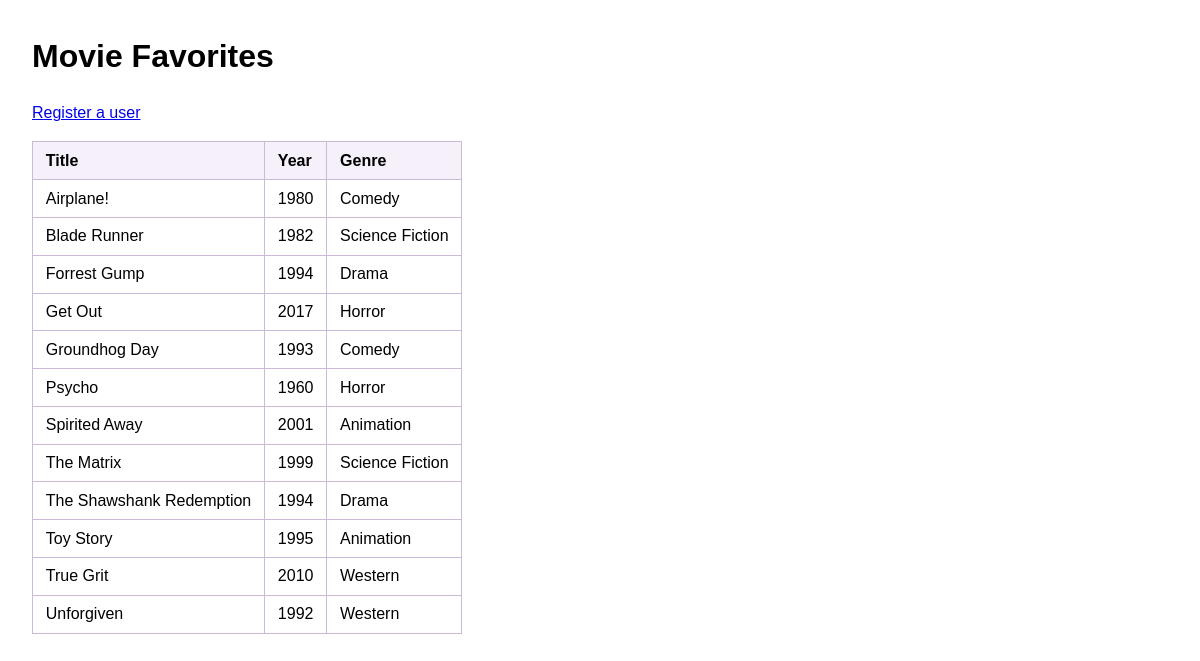
The app's page /movies.php with its own data.
### tables this page shows
CREATE TABLE movies (
    movie_id     INT UNSIGNED NOT NULL AUTO_INCREMENT PRIMARY KEY,
    title        VARCHAR(100) NOT NULL,
    release_year SMALLINT UNSIGNED NOT NULL,
    genre_id     INT UNSIGNED NOT NULL,
    FOREIGN KEY (genre_id) REFERENCES genres (genre_id)
);

CREATE TABLE genres (
    genre_id   INT UNSIGNED NOT NULL AUTO_INCREMENT PRIMARY KEY,
    genre_name VARCHAR(50) NOT NULL
);

### includes/db-functions.php (called while the page is built, shortened)
<?php
function getMoviesWithGenres(PDO $db): array
{
    $sql = 'SELECT movies.title, movies.release_year, genres.genre_name
            FROM movies
            INNER JOIN genres ON movies.genre_id = genres.genre_id
            ORDER BY movies.title';
    return $db->query($sql)->fetchAll();
}

### movies.php (the view, shortened to what this page needs)
<?php
require __DIR__ . '/includes/database.php';
require __DIR__ . '/includes/db-functions.php';
$movies = getMoviesWithGenres($db);
?>
<!DOCTYPE html>
<html lang="en">
<head>
    <link rel="stylesheet" href="styles.css">
</head>
<body>
    <h1>Movie Favorites</h1>
    <p><a href="index.php">Register a user</a></p>
    <table>
        <tr><th>Title</th><th>Year</th><th>Genre</th></tr>
        <?php foreach ($movies as $movie): ?>
            <tr>
                <td><?= htmlspecialchars($movie['title']) ?></td>
                <td><?= htmlspecialchars($movie['release_year']) ?></td>
                <td><?= htmlspecialchars($movie['genre_name']) ?></td>
            </tr>
        <?php endforeach; ?>
    </table>
</body>
</html>

### styles.css (style rules this page uses)
body { font-family:Arial,sans-serif;margin:2rem;line-height:1.5 }
table { border-collapse:collapse;margin:.5rem 0 1.5rem }
th,td { border:1px solid #c9bbd6;padding:.4rem .8rem;text-align:left }
th { background:#f5f0fa }

### records on screen
movies: title "Airplane!", release_year "1980", genre.genre_name "Comedy"
movies: title "Blade Runner", release_year "1982", genre.genre_name "Science Fiction"
movies: title "Forrest Gump", release_year "1994", genre.genre_name "Drama"
movies: title "Get Out", release_year "2017", genre.genre_name "Horror"
movies: title "Groundhog Day", release_year "1993", genre.genre_name "Comedy"
movies: title "Psycho", release_year "1960", genre.genre_name "Horror"
movies: title "Spirited Away", release_year "2001", genre.genre_name "Animation"
movies: title "The Matrix", release_year "1999", genre.genre_name "Science Fiction"
movies: title "The Shawshank Redemption", release_year "1994", genre.genre_name "Drama"
movies: title "Toy Story", release_year "1995", genre.genre_name "Animation"
movies: title "True Grit", release_year "2010", genre.genre_name "Western"
movies: title "Unforgiven", release_year "1992", genre.genre_name "Western"
